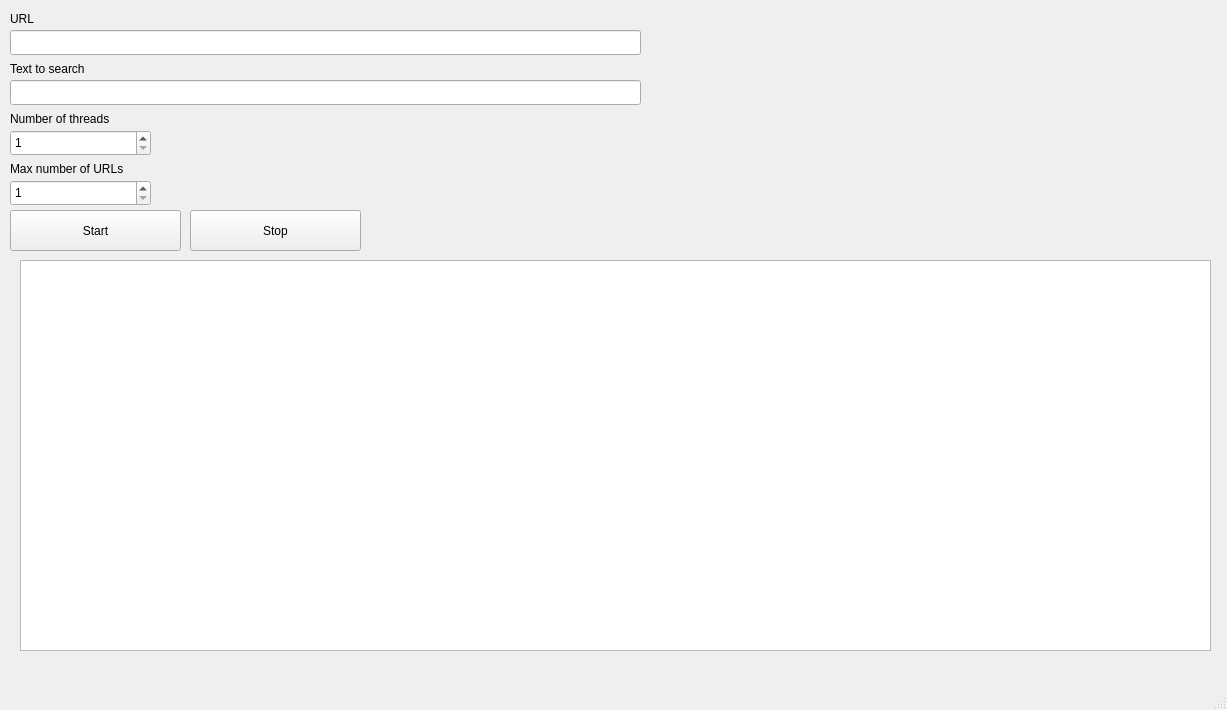
<?xml version="1.0" encoding="UTF-8"?>
<ui version="4.0">
 <class>WebSearchView</class>
 <widget class="QMainWindow" name="WebSearchView">
  <property name="geometry">
   <rect>
    <x>0</x>
    <y>0</y>
    <width>1227</width>
    <height>710</height>
   </rect>
  </property>
  <property name="minimumSize">
   <size>
    <width>1227</width>
    <height>710</height>
   </size>
  </property>
  <property name="maximumSize">
   <size>
    <width>1227</width>
    <height>710</height>
   </size>
  </property>
  <property name="windowTitle">
   <string>WebSearchView</string>
  </property>
  <widget class="QWidget" name="centralwidget">
   <property name="minimumSize">
    <size>
     <width>1227</width>
     <height>663</height>
    </size>
   </property>
   <property name="maximumSize">
    <size>
     <width>1227</width>
     <height>663</height>
    </size>
   </property>
   <widget class="QPushButton" name="startButton">
    <property name="geometry">
     <rect>
      <x>10</x>
      <y>210</y>
      <width>171</width>
      <height>41</height>
     </rect>
    </property>
    <property name="text">
     <string>Start</string>
    </property>
   </widget>
   <widget class="QLineEdit" name="URLEdit">
    <property name="geometry">
     <rect>
      <x>10</x>
      <y>30</y>
      <width>631</width>
      <height>25</height>
     </rect>
    </property>
   </widget>
   <widget class="QLabel" name="URLLabel">
    <property name="geometry">
     <rect>
      <x>10</x>
      <y>10</y>
      <width>67</width>
      <height>17</height>
     </rect>
    </property>
    <property name="text">
     <string>URL</string>
    </property>
   </widget>
   <widget class="QSpinBox" name="ThreadsSpinBox">
    <property name="geometry">
     <rect>
      <x>10</x>
      <y>130</y>
      <width>141</width>
      <height>26</height>
     </rect>
    </property>
    <property name="minimum">
     <number>1</number>
    </property>
   </widget>
   <widget class="QLabel" name="ThreadsLabel">
    <property name="geometry">
     <rect>
      <x>10</x>
      <y>110</y>
      <width>141</width>
      <height>17</height>
     </rect>
    </property>
    <property name="text">
     <string>Number of threads</string>
    </property>
   </widget>
   <widget class="QLabel" name="SearchLabel">
    <property name="geometry">
     <rect>
      <x>10</x>
      <y>60</y>
      <width>101</width>
      <height>17</height>
     </rect>
    </property>
    <property name="text">
     <string>Text to search</string>
    </property>
   </widget>
   <widget class="QLineEdit" name="SearchEdit">
    <property name="geometry">
     <rect>
      <x>10</x>
      <y>80</y>
      <width>631</width>
      <height>25</height>
     </rect>
    </property>
   </widget>
   <widget class="QLabel" name="URLNumLabel">
    <property name="geometry">
     <rect>
      <x>10</x>
      <y>160</y>
      <width>151</width>
      <height>17</height>
     </rect>
    </property>
    <property name="text">
     <string>Max number of URLs</string>
    </property>
   </widget>
   <widget class="QSpinBox" name="URLSpinBox">
    <property name="geometry">
     <rect>
      <x>10</x>
      <y>180</y>
      <width>141</width>
      <height>26</height>
     </rect>
    </property>
    <property name="minimum">
     <number>1</number>
    </property>
   </widget>
   <widget class="QPushButton" name="stopButton">
    <property name="geometry">
     <rect>
      <x>190</x>
      <y>210</y>
      <width>171</width>
      <height>41</height>
     </rect>
    </property>
    <property name="text">
     <string>Stop</string>
    </property>
   </widget>
   <widget class="QTableWidget" name="tasksStatuses">
    <property name="geometry">
     <rect>
      <x>20</x>
      <y>260</y>
      <width>1191</width>
      <height>391</height>
     </rect>
    </property>
   </widget>
  </widget>
  <widget class="QMenuBar" name="menubar">
   <property name="geometry">
    <rect>
     <x>0</x>
     <y>0</y>
     <width>1227</width>
     <height>25</height>
    </rect>
   </property>
  </widget>
  <widget class="QStatusBar" name="statusbar"/>
 </widget>
 <resources/>
 <connections/>
</ui>
